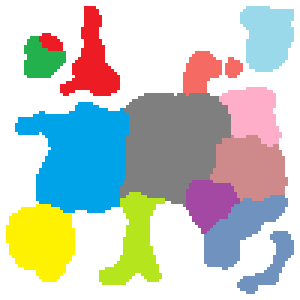
#> input picture test_files/europe.png, 100 x 100 px, found by its file name (shown 3 times larger)
$ python tempmaster.py
#> lines starting #> are read from the running program, lines starting #| are printed output that depends on the picture
import cv2
import numpy as np
import math

def Rotate(dir_vec, radians):
    new_y = -dir_vec[1] * math.sin(radians) + dir_vec[0] * math.cos(radians)
    new_x = dir_vec[1] * math.cos(radians) + dir_vec[0] * math.sin(radians)
    magnitude = math.sqrt(new_y**2 + new_x**2)
    return new_y / magnitude, new_x / magnitude

def CreateNewPoint(origin, dir_vec, roi, cur_id):
    cur_pixel = None
    cur_position = origin.astype(float)
    # print(mask[int(cur_pixel[0] + dir_vec[0]), int(cur_pixel[1] + dir_vec[1])])
    while(True):
        prev_pixel = cur_pixel
        cur_pixel = np.rint(cur_position).astype(int)
        # print(roi[cur_pixel[0], cur_pixel[1]])
        if((0 <= cur_pixel[0] < roi.shape[0]) and (0 <= cur_pixel[1] < roi.shape[1]) and np.all(roi[cur_pixel[0], cur_pixel[1]] != 0)):
            roi[cur_pixel[0], cur_pixel[1]] = 1
            cur_position += dir_vec
        else:
            cur_pixel = prev_pixel
            break
    if(cur_pixel is None):
        return (origin, cur_id) #TODO: verify
    return (cur_pixel, cur_id)

def GetRandomPoint(roi):
    possible_starts = np.where(roi != 0)
    rng = np.random.randint(0,len(possible_starts[0]))
    origin = np.array([possible_starts[0][rng],possible_starts[1][rng]])
    return origin

def CreateStartingTriangle(roi):
    #Picks Random Starting Pixel
    origin = GetRandomPoint(roi)
    dir_vec = np.array([-1.0,0.0])

    points = []
    points.append(CreateNewPoint(origin.astype(float), dir_vec, roi, 1))
    dir_vec = Rotate(dir_vec, 2 * math.pi / 3)
    points.append(CreateNewPoint(origin.astype(float), dir_vec, roi, 2))
    dir_vec = Rotate(dir_vec, 2 * math.pi / 3)
    points.append(CreateNewPoint(origin.astype(float), dir_vec, roi, 3))
    return points

#Checks if a pixel "pos" is inside the polygon using a simple line intersection algorithm
def IsInsidePolygon(pos, points):
    intersects = 0
    for p_idx in range(-1, len(points) - 1):
        p1 = points[p_idx][0]
        p2 = points[p_idx + 1][0]

        if(((p1[0] <= pos[0] <= p2[0]) or (p2[0] <= pos[0] <= p1[0])) and ((pos[1] <= p1[1]) or (pos[1] <= p2[1]))):
            if(p1[1] == p2[1] or p1[0] == p2[0]):
                intersects += 1
                continue

            # print(p1, p2)
            m = (p1[0] - p2[0]) / (p1[1] - p2[1])
            b = p1[0] - m * p1[1]
            x_calculated = (pos[0] - b) / m
            #TODO: Fix issue with wrong slopes
            if(x_calculated >= pos[1]):
                intersects += 1
                # print("SUCCESS")
        # print(p1,p2)
    # print(intersects)
    return (intersects % 2) == 1


img_path = "test_files\\europe.png"
img = cv2.imread(img_path)
#> img is the input picture: shape (100, 100, 3); mean B, G, R 195.8, 202.6, 196.1
h,w, channels = img.shape
#> h = 100; w = 100; channels = 3

# OPTIONS FOR FLOOD FILL
ignored_cells = [[255,255,255]]
min_area = 25
seed = (50,50)
floodflags = 4 | cv2.FLOODFILL_MASK_ONLY | (255 << 8)
flood_value = 255
num_divides = 5

explored_mask = np.zeros((h + 2, w + 2), np.uint8)
#Note: rect in format of (x, y, width, height)
object_id = 0
for x in range(img.shape[1]):
    for y in range(img.shape[0]):
        if(np.any(np.all(img[y,x] == ignored_cells, axis=1))):
            continue

        #mask offset by 1 pixel
        if(explored_mask[y+1,x+1] == 0):
            mask = np.zeros((h + 2, w + 2), np.uint8)
            retval, _, _, rect = cv2.floodFill(img, mask, (x,y), 0, 5, 5, floodflags) #TODO check 5 value
            explored_mask = cv2.bitwise_or(explored_mask, mask)
            if(rect[2] * rect[3] < min_area):
                print("Too Small Area Size")
                continue
            # roi = img[rect[1]:rect[1] + rect[3], rect[0]:rect[0] + rect[2]]
            roi = mask[rect[1]+1:rect[1] + rect[3] + 1, rect[0] + 1:rect[0] + rect[2] + 1]
            points = CreateStartingTriangle(roi)
            triangles = [(1,2,3)]
            cur_id = 4
            for div_idx in range(num_divides):
                for p_idx in range(-1, (len(points) * 2) - 1, 2):
                    p1 = points[p_idx][0]
                    p2 = points[p_idx + 1][0]
                    new_origin = np.rint((p1 + p2) / 2).astype(int)

                    dir_vec = np.array([1,0]) #TODO: Check for verical line
                    if(p1[0] != p2[0]):
                        dir_vec =  np.array([- (p2[1] - p1[1]) / (p2[0] - p1[0]), 1])
                        dir_vec = dir_vec / np.linalg.norm(dir_vec, ord=1)

                    #TODO: add new point
                    if(IsInsidePolygon(new_origin + dir_vec, points)):
                        dir_vec *= -1 #go outwards

                    if(roi[new_origin[0], new_origin[1]] == 0):
                        dir_vec *= -1 #go inwards

                    new_point = CreateNewPoint(new_origin, dir_vec, roi, cur_id)
                    triangles.append((points[p_idx][1], points[p_idx + 1][1], cur_id))
                    cur_id += 1
                    points.insert(p_idx + 1, new_point)

            points.sort(key = lambda x: x[1])
            #ALGORITHM OPTIONS
            with open(str(object_id) + ".obj", "w") as f:
                for p in points:
                    line = "v " + str(p[0][1]) + " " + str(p[0][0]) + " " + str("0") + "\n"
                    f.write(line)
                for t in triangles:
                    line = "f " + str(t[0]) + " " + str(t[1]) + " " + str(t[2]) + "\n"
                    f.write(line)
            object_id += 1

            cv2.imwrite("debug_pic.png", roi)
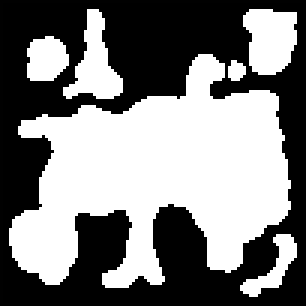
#> explored_mask: shape (102, 102) (shown 3 times larger); min 0, max 255, mean 126.5
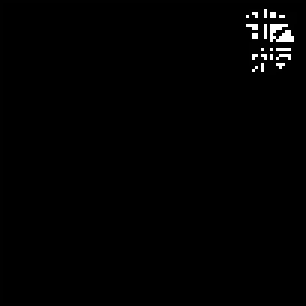
#> mask: shape (102, 102) (shown 3 times larger); min 0, max 255, mean 2.3
            # cv2.imshow("test", roi)
            # cv2.waitKey(0)

$ run again, with test_files/line.png copied over test_files/europe.png
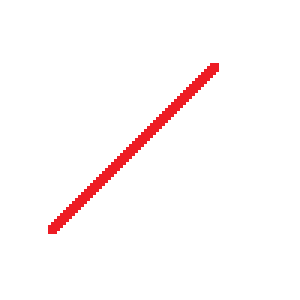
#> input picture test_files/line.png, 100 x 100 px, found by its file name (shown 3 times larger)
#> img is the input picture: shape (100, 100, 3); mean B, G, R 248.9, 248.7, 254.5
#> after the loop `for x in range(img.shape[1]):`:
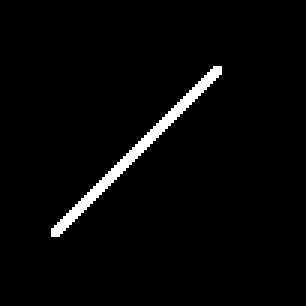
#> explored_mask: shape (102, 102) (shown 3 times larger); min 0, max 255, mean 6.9
#> after the loop `for x in range(img.shape[1]):`:
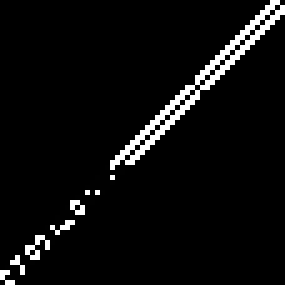
#> roi: shape (57, 57) (shown 5 times larger); min 0, max 255, mean 12.9
#> after the loop `for x in range(img.shape[1]):`: cur_id = 97; dir_vec = [1, 0]; new_origin = [36, 22]; new_point = ([36, 22], 96); object_id = 1; p1 = [36, 22]; points = 96 items, first 6: ([35, 19], 1), ([36, 18], 2), ([36, 22], 3), ([33, 21], 4), ([38, 20], 5), ([38, 20], 6); rect = (16, 21, 57, 57); retval = 279; triangles = 94 items, first 6: (1, 2, 3), (3, 1, 4), (1, 2, 5), (2, 3, 6), (3, 4, 7), (4, 1, 8)
